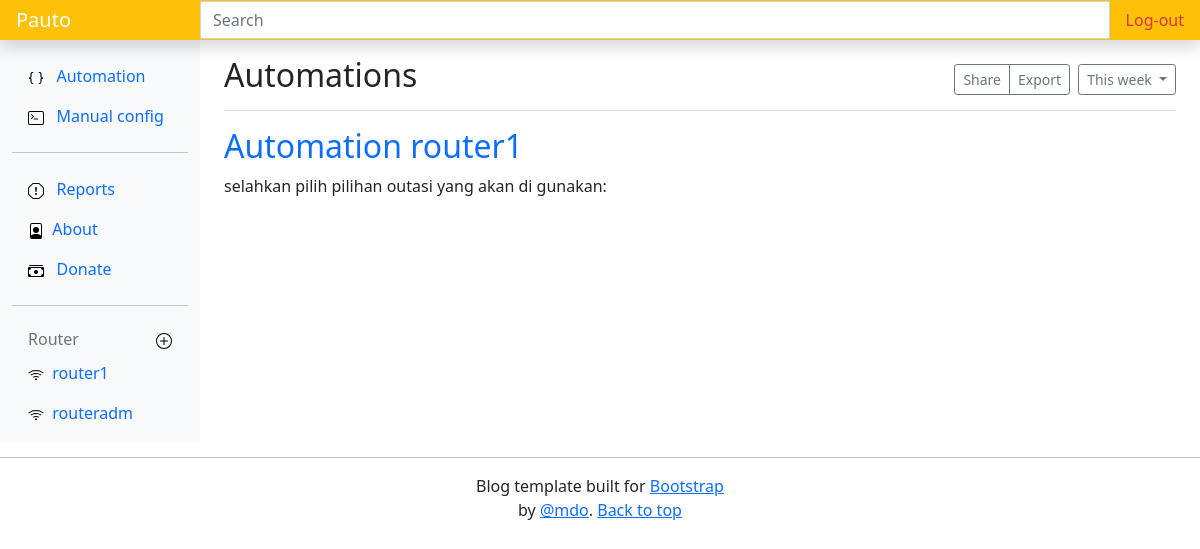
Page / (signed in) on the earlier database version.
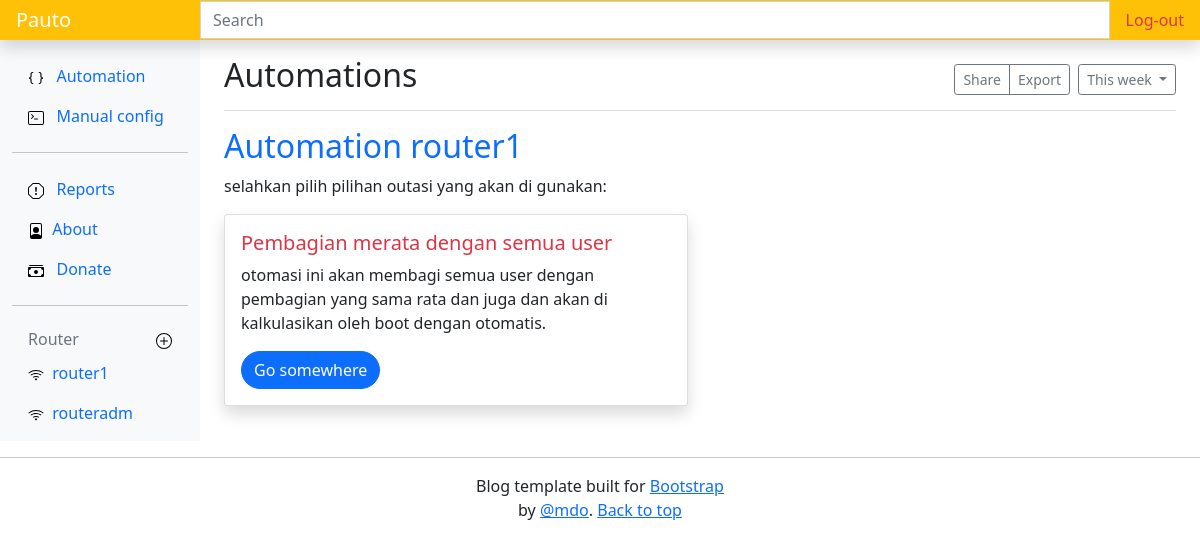
Same page on the later database version.
### netauto/models.py (models this page shows, shortened)
class Routerm(models.Model):
    nama = models.CharField(max_length=50)
    host = models.CharField(max_length=50)
    user = models.CharField(max_length=30)
    password = models.CharField(max_length=50,blank=True)
    pub_date = models.DateField(auto_now=True)
    pass

class Automation(models.Model):
    nama = models.CharField(max_length=50)
    deskripsi = models.TextField()
    status = models.CharField(max_length=15, blank=True)
    pass

### netauto/views.py (the view)
# urls.py: path('', views.homepage, name='show'),
@login_required(login_url=settings.LOGIN_URL)
def homepage(request):
    auto = Automation.objects.all()
    router=Routerm.objects.all()
    context = {
        'auto': auto,
        'router': router
    }
    return render(request, "home.html", context)
    pass

### netauto/templates/home.html (shortened to what this page needs)
{% extends 'base.html' %}
{% load static %}
{% block judul %}
Automations
{% endblock judul %}
{% block content %}
 {% for router in router|slice:":1" %}
    <h2 class="text-primary">Automation {{router.nama}}</h2>
    <p>selahkan pilih pilihan outasi yang akan di gunakan:</p>
    <div class="row ">
    {% for auto in auto %}
    <div class="col-sm-6 ">
      <div class="card shadow">
        <div class="card-body">
          <h5 class="card-title text-danger">{{auto.nama}}</h5>
          <p class="card-text">{{auto.deskripsi}}.</p>
          <a href="#" class="btn btn-primary rounded-pill">Go somewhere</a>
        </div>
      </div>
    </div>
    {% endfor %}
    </div>
 {% endfor %}
{% endblock content %}
{% block router %}
    {% for router in router %}
        <li class="nav-item">
        <a class="nav-link" href="{% url 'router' router.id %}">
            <img src="{% static 'icons/wifi.svg' %}" alt="">&nbsp;
            {{router.nama}}
        </a>
    </li>
    {% endfor %}
{% endblock router %}

### templates/base.html (shortened to what this page needs)
{% load static %}
<!DOCTYPE html>
<html lang="en">
  <head>
    <link rel="stylesheet" href="{% static 'css/bootstrap.min.css' %}" />
    <link rel="stylesheet" href="{% static 'css/stayle.css' %}" />
  </head>
  <body>
    <header
      class="navbar navbar-dark sticky-top bg-warning flex-md-nowrap p-0 shadow"
    >
      <a class="navbar-brand col-md-3 col-lg-2 me-0 px-3 ml-5" href="{% url 'show' %}"
        >Pauto</a
      >
      <input
        class="form-control form-control-dark w-100 rounded-0"
        type="text"
        placeholder="Search"
        aria-label="Search"
      />
      <ul class="navbar-nav px-3">
        <li class="nav-item text-nowrap ">
          <a class="nav-link text-danger" href="{% url 'logout' %}">Log-out</a>
        </li>
      </ul>
    </header>
    <div class="container-fluid">
      <div class="row">
        <nav
          id="sidebarMenu"
          class="col-md-3 col-lg-2 d-md-block bg-light sidebar collapse"
        >
          <div class="position-sticky pt-3">
            <ul class="nav flex-column">
              <li class="nav-item">
                <a class="nav-link active" aria-current="page" href="{% url 'show' %}">
                <img src="{% static 'icons/braces.svg' %}" alt="">
                  &nbsp;
                  Automation
                </a>
              </li>
              <li class="nav-item">
                <a class="nav-link" href="#">
                <img src="{% static 'icons/terminal.svg' %}" alt="">
                  &nbsp;
                  Manual config
                </a>
              </li>
              <hr>
              <li class="nav-item">
                <a class="nav-link" href="#">
                <img src="{% static 'icons/report.svg' %}" alt="">
                  &nbsp;
                  Reports
                </a>
              </li>
              <li class="nav-item">
                <a class="nav-link" href="https://github.com/cecep31/netauto">
                  <img src="{% static 'icons/file-person.svg' %}" alt="">&nbsp;
                 About
                </a>
              </li>
              <li class="nav-item">
                <a class="nav-link" href="">
                <img src="{% static 'icons/cash.svg' %}" alt="">
                  &nbsp;
                  Donate
                </a>
              </li>
            </ul>
            <hr>
            <h6 class="sidebar-heading d-flex justify-content-between align-items-center px-3 mt-4 mb-1 text-muted">
              <span> Router</span>
              <a class="link-secondary" href="{% url 'addrouter' %}" aria-label="Add a new report">
                <img src="{% static 'icons/plus-circle.svg' %}" alt="">
              </a>
            </h6>
            <ul class="nav flex-column mb-2">
              {% block router %}
              {% endblock router %}
            </ul>
          </div>
        </nav>
        <main class="col-md-9 ms-sm-auto col-lg-10 px-md-4">
          <div
            class="d-flex justify-content-between flex-wrap flex-md-nowrap align-items-center pt-3 pb-2 mb-3 border-bottom"
          >
            <h1 class="h2">{% block judul %}
            {% endblock judul %}</h1>
            <div class="btn-toolbar mb-2 mb-md-0">
              <div class="btn-group me-2">
                <button type="button" class="btn btn-sm btn-outline-secondary">
                  Share
                </button>
                <button type="button" class="btn btn-sm btn-outline-secondary">
                  Export
                </button>
              </div>
              <button
                type="button"
                class="btn btn-sm btn-outline-secondary dropdown-toggle"
              >
                This week
              </button>
            </div>
          </div>
          {% block content %}
          {% endblock content %}
        </main>
      </div>
    </div>
    <hr>
    <footer class="blog-footer text-center pb-1">
      <p>Blog template built for <a href="https://getbootstrap.com/">Bootstrap</a> <br>by <a href="https://twitter.com/mdo">@mdo</a>. <a href="#">Back to top</a></p>
    </footer>
  </body>
</html>

Differences in the rows shown:
added Automation: nama "Pembagian merata dengan semua user", deskripsi "otomasi ini akan membagi semua user dengan pembagian yang sama rata dan juga dan akan di kalkulasikan oleh boot dengan otomatis", shown under Routerm "router1"
